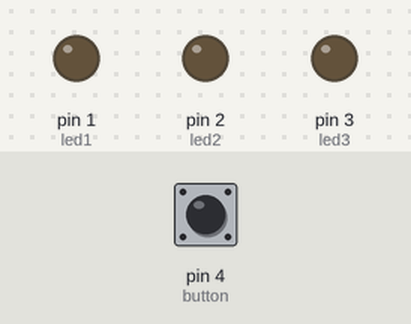
Bench run of a sketch on a simulated Arduino Uno, built with avr-gcc and run on an emulated ATmega328P. Parts: output pins drawn as LEDs (lit = HIGH). The inputs (shaded band) are chosen by the test bench; at power-on: pin 4 (button) LOW.

Above: at 1.2 s.
1.3 s: pin 4 (button) pulled HIGH for 3.2 s
At 5.0 s:
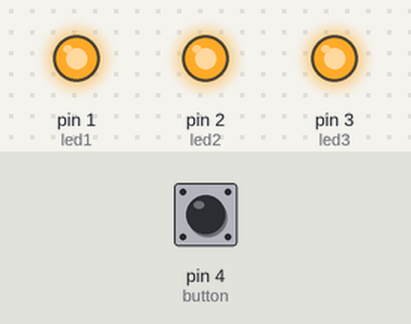
6.0 s: pin 4 (button) pulled HIGH for 0.15 s
At 7.0 s:
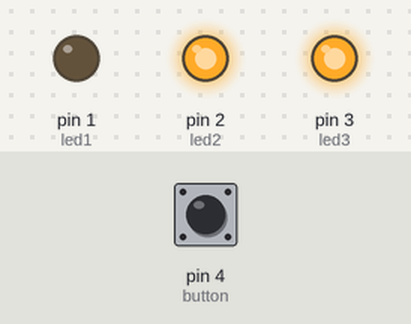
8.0 s: pin 4 (button) pulled HIGH for 1 s
At 8.9 s:
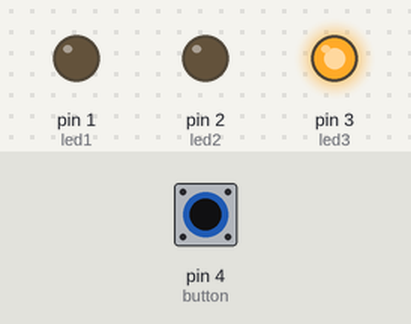
Timing chart, 0 to 11.0 s (numbered marks = the images above; inputs shaded):
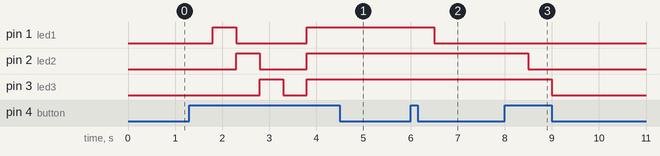

Measured:
- after the input at 1.3 s, pin 1 (led1): LOW → HIGH after 0.50 s, → LOW 0.50 s later, → HIGH 1.5 s later; pin 2 (led2): LOW → HIGH after 1.0 s, → LOW 0.50 s later, → HIGH 1.0 s later; pin 3 (led3): LOW → HIGH after 1.5 s, → LOW 0.50 s later, → HIGH 0.50 s later
- after the input at 6.0 s, pin 1 (led1): HIGH → LOW after 0.50 s
- after the input at 8.0 s, pin 2 (led2): HIGH → LOW after 0.50 s; pin 3 (led3): HIGH → LOW after 1.0 s

The sketch:

LED.ino
```cpp
const int button= 4;
const int led1= 1;
const int led2= 2;
const int led3= 3;
int buttonstatus;

void setup(){
  pinMode(led1, OUTPUT);
  pinMode(led2, OUTPUT);
  pinMode(led3, OUTPUT);
  pinMode(button, INPUT);
  digitalWrite(led1, LOW);
  digitalWrite(led2, LOW);
  digitalWrite(led3, LOW);

}
void loop(){
 if (digitalRead (button)== HIGH){
    buttonstatus ++;
    delay(500);
    }
    if (buttonstatus == 1){
      digitalWrite(led1, HIGH);
    }
    else if (buttonstatus == 2){
      digitalWrite(led2, HIGH);
      digitalWrite(led1, LOW);
    }
    else if (buttonstatus == 3){
      digitalWrite(led3, HIGH);
      digitalWrite(led2, LOW);
    }
    else if (buttonstatus == 4){
      digitalWrite(led1, LOW);
      digitalWrite(led2, LOW);
      digitalWrite(led3, LOW);
    }
    else if (buttonstatus == 5){
      digitalWrite(led1, HIGH);
      digitalWrite(led2, HIGH);
      digitalWrite(led3, HIGH);
    }
    else if (buttonstatus == 6){
      buttonstatus = 0;
    }
    else {
      digitalWrite(led1, LOW);
      digitalWrite(led2, LOW);
      digitalWrite(led3, LOW);
    }
}
```
